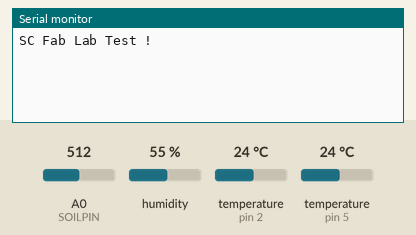
Bench run of a sketch on a simulated Arduino Uno, built with avr-gcc and run on an emulated ATmega328P. On the bench: the last lines printed to the serial monitor. Inputs (shaded band) come from the test bench; at power-on: A0 (SOILPIN) = 512, humidity 55 %, temperature (sensors on pin 2, pin 5) 24 °C.

Above: at 3.2 s.
3.3 s: A0 (SOILPIN) set to 693
At 5.2 s:
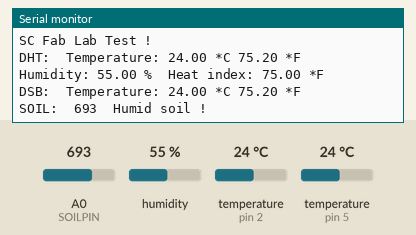
7.2 s: A0 (SOILPIN) set to 715
At 8.7 s:
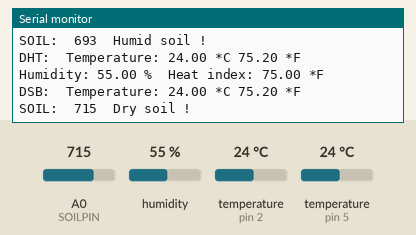
11.8 s: A0 (SOILPIN) set to 984
At 13.0 s:
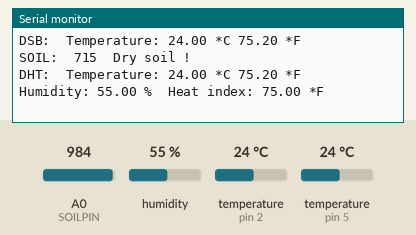
15.7 s: A0 (SOILPIN) set to 1019
At 17.0 s:
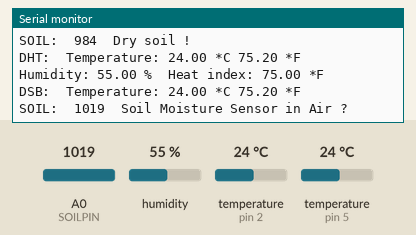

The sketch:

DHT_DSB_Test.ino
```cpp
/* Example testing sketch for:
 - DHT humidity/temperature sensors
 - DSB18B20 Water Proof Temperature Sensor

 SC Fab Lab
 Written by Vincent, public domain
*/

#include <DHT.h>      // DHT library
#include <OneWire.h>  // OneWire Library
#include <DallasTemperature.h>  // DallasTemperature Library

#define SOILPIN   A0    // Signal Pin For Soil Moisture
                        // Nice Example here :
#define DHTPIN    2     // Signal Pin for DHT
#define DSBPIN    5     // Signal Pin for DSB
                     // Note: Make sure to have 47k pull up between Signal and VDD.

#define DHTTYPE DHT21   // DHT 21 (AM2301)
#define AVR_SPEED 6 // For 16Mhz
#define AVR_SPEED 3 // For 8Mhz

OneWire oneWire(DSBPIN);
DallasTemperature dsb(&oneWire);
DHT dht(DHTPIN, DHTTYPE, AVR_SPEED);

void print_dht() {
  float h = dht.readHumidity();
  // Read temperature as Celsius
  float t = dht.readTemperature();
  // Read temperature as Fahrenheit
  float f = dht.readTemperature(true);

  // Check if any reads failed and exit early (to try again).
  if (isnan(h) || isnan(t) || isnan(f)) {
    Serial.println("Failed to read from DHT sensor!");
    return;
  }

  // Compute heat index
  // Must send in temp in Fahrenheit!
  float hi = dht.computeHeatIndex(f, h);
  Serial.print("DHT:\t");
  Serial.print("Temperature: ");
  Serial.print(t);
  Serial.print(" *C ");
  Serial.print(f);
  Serial.print(" *F\t");
  Serial.print("Humidity: ");
  Serial.print(h);
  Serial.print(" %\t");
  Serial.print("Heat index: ");
  Serial.print(hi);
  Serial.println(" *F");
}

void print_dsb() {
  dsb.requestTemperatures();
  float tempC = dsb.getTempCByIndex(0);
  float tempF = dsb.toFahrenheit(tempC);

  Serial.print("DSB:\t");
  Serial.print("Temperature: ");
  Serial.print(tempC);
  Serial.print(" *C ");
  Serial.print(tempF);
  Serial.print(" *F\n");
}

void print_soil() {
  int soilvalue = analogRead(SOILPIN);
  Serial.print("SOIL:\t");
  Serial.print(soilvalue);
  Serial.print("\t");
  if (soilvalue > 1000 ) Serial.println("Soil Moisture Sensor in Air ?");
  else if (soilvalue > 700) Serial.println("Dry soil !");
  else if (soilvalue > 300) Serial.println("Humid soil !");
  else Serial.println("Sensor in Water !");
}


void setup() {
  Serial.begin(57600);
  Serial.println("SC Fab Lab Test !");
  dht.begin(); // DHT Initialisation
  dsb.begin(); // DSB Initialisation
  delay(2000); // Necessary Warm up

}


void loop() {
  // Wait a few seconds between measurements.
  delay(2000);
  print_dht();
  print_dsb();
  print_soil();
  Serial.println();
}
```

Measured:
- the behaviour switches between 700 and 701 on A0 (SOILPIN) (found by bisection; images 1 and 2)
- the behaviour switches between 1000 and 1001 on A0 (SOILPIN) (found by bisection; images 3 and 4)
- after the input at 3.3 s, the serial monitor: prints a new line after 1.5 s (image 1)
- after the input at 7.2 s, the serial monitor: prints a new line after 0.37 s (image 2)
- after the input at 15.7 s, the serial monitor: prints a new line after 0.19 s (image 4)
